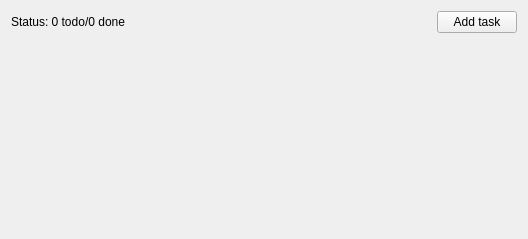
<?xml version="1.0" encoding="UTF-8"?>
<ui version="4.0">
 <class>MainWindow</class>
 <widget class="QMainWindow" name="MainWindow">
  <property name="geometry">
   <rect>
    <x>0</x>
    <y>0</y>
    <width>528</width>
    <height>239</height>
   </rect>
  </property>
  <property name="windowTitle">
   <string>Todo</string>
  </property>
  <widget class="QWidget" name="centralWidget">
   <layout class="QVBoxLayout" name="verticalLayout">
    <item>
     <layout class="QHBoxLayout" name="toolbarLayout">
      <item>
       <widget class="QLabel" name="statusLabel">
        <property name="text">
         <string>Status: 0 todo/0 done</string>
        </property>
       </widget>
      </item>
      <item>
       <spacer name="horizontalSpacer">
        <property name="orientation">
         <enum>Qt::Horizontal</enum>
        </property>
        <property name="sizeHint" stdset="0">
         <size>
          <width>40</width>
          <height>20</height>
         </size>
        </property>
       </spacer>
      </item>
      <item>
       <widget class="QPushButton" name="addTaskButton">
        <property name="text">
         <string>Add task</string>
        </property>
       </widget>
      </item>
     </layout>
    </item>
    <item>
     <layout class="QVBoxLayout" name="tasksLayout"/>
    </item>
    <item>
     <spacer name="verticalSpacer">
      <property name="orientation">
       <enum>Qt::Vertical</enum>
      </property>
      <property name="sizeHint" stdset="0">
       <size>
        <width>20</width>
        <height>40</height>
       </size>
      </property>
     </spacer>
    </item>
   </layout>
  </widget>
 </widget>
 <layoutdefault spacing="6" margin="11"/>
 <resources/>
 <connections/>
</ui>
